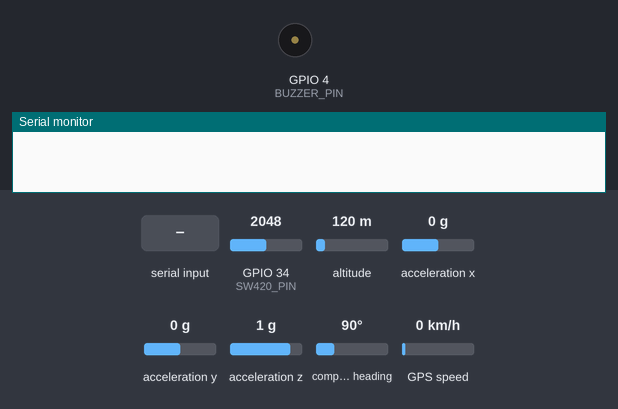
Bench run of a sketch on a simulated ESP32. On the bench: buzzer (waves = sounding, pin HIGH), the last lines printed to the serial monitor. Wiring (inferred from the names in the program): MPU-6050 motion sensor at I2C address 0x68. The test bench sets the inputs (shaded band); at power-on: acceleration x 0 g, GPIO 34 (SW420_PIN) = 2048, acceleration y 0 g, acceleration z 1 g, altitude 120 m, compass heading 90°, GPS speed 0 km/h. WiFi joins after 1.5 s; servers stay silent unless stated; uploads are accepted with an empty reply; random numbers use the default seed unless the sketch sets one; the GPS gets a fix after 3 s at 37.7749, -122.4194 with 8 satellites.

Above: at 0.0 s.
At 5.3 s:
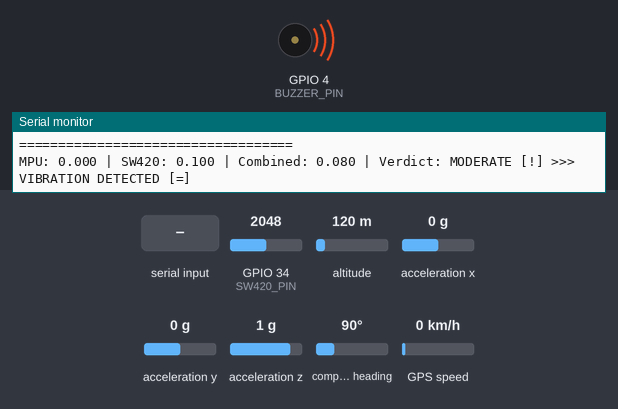
5.4 s: acceleration x set to -1.4 g
6.9 s: GPIO 34 (SW420_PIN) set to 2866
8.5 s: "CRITICAL" received over the second serial link
11.5 s: acceleration y set to -1.4 g
13.1 s: acceleration z set to 0 g
Timing chart, 0 to 15.7 s (numbered marks = the images above; inputs shaded):
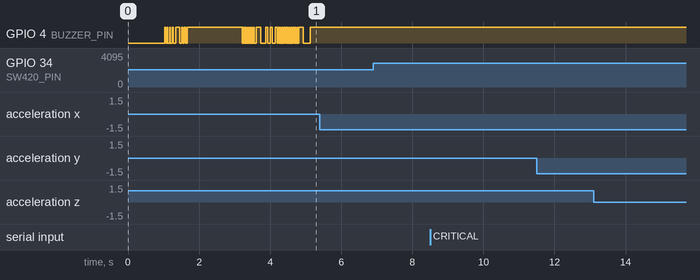

The sketch:

ESP32_TrackBot_v2_Updated.ino
```cpp
#include <Wire.h>
#include <TinyGPS++.h>
#include <HardwareSerial.h>
#include <WiFi.h>
#include <HTTPClient.h>

// WiFi credentials
const char* ssid = "infinix thilak";
const char* password = "12345678";

// Flask backend server - Your PC's IP address on the same network
const char* serverURL = "http://10.91.74.254:5000/api/esp32/data";

// MPU6050 I2C address
const int MPU_ADDR = 0x68;

// Pin definitions
const int SDA_PIN = 21;
const int SCL_PIN = 22;
const int SW420_PIN = 34;  // Analog pin for SW420
const int GPS_RX_PIN = 16;
const int GPS_TX_PIN = 17;
const int BUZZER_PIN = 4;  // Buzzer pin (safe GPIO)

// GPS objects
TinyGPSPlus gps;
HardwareSerial gpsSerial(2);  // Use UART2

// Vibration thresholds (increased sensitivity with larger gaps)
const float MODERATE_THRESHOLD = 0.08;
const float HIGH_THRESHOLD = 0.15;      // Smaller gap from moderate
const float CRITICAL_THRESHOLD = 0.35;  // Larger gap from high

// Moving average filter
const int SAMPLES = 5;
float mpuHistory[SAMPLES] = {0};
float sw420History[SAMPLES] = {0};
int sampleIndex = 0;

// GPS status
bool gpsConnected = false;
bool gpsAlertPlayed = false;

// Chainage tracking (distance along track in km)
float currentChainage = 0.0;
double lastLat = 0.0;
double lastLng = 0.0;
bool firstGPSFix = true;

// Buzzer calibration sounds (active-low: +ve to 3.3V, -ve to GPIO4)
void buzzerStartup() {
  for (int i = 0; i < 5; i++) {
    digitalWrite(BUZZER_PIN, LOW);
    delay(30 + i * 10);
    digitalWrite(BUZZER_PIN, HIGH);
    delay(20);
  }
  delay(100);
  for (int i = 0; i < 3; i++) {
    digitalWrite(BUZZER_PIN, LOW);
    delay(50);
    digitalWrite(BUZZER_PIN, HIGH);
    delay(30);
  }
}

void buzzerWiFiConnected() {
  for (int i = 0; i < 8; i++) {
    digitalWrite(BUZZER_PIN, LOW);
    delay(20 + i * 5);
    digitalWrite(BUZZER_PIN, HIGH);
    delay(15);
  }
  delay(100);
  digitalWrite(BUZZER_PIN, LOW);
  delay(150);
  digitalWrite(BUZZER_PIN, HIGH);
  delay(50);
  digitalWrite(BUZZER_PIN, LOW);
  delay(80);
  digitalWrite(BUZZER_PIN, HIGH);
  delay(50);
  digitalWrite(BUZZER_PIN, LOW);
  delay(80);
  digitalWrite(BUZZER_PIN, HIGH);
}

void buzzerGPSConnected() {
  for (int i = 0; i < 12; i++) {
    digitalWrite(BUZZER_PIN, LOW);
    delay(i % 2 == 0 ? 40 : 25);
    digitalWrite(BUZZER_PIN, HIGH);
    delay(20);
  }
  delay(100);
  digitalWrite(BUZZER_PIN, LOW);
  delay(200);
  digitalWrite(BUZZER_PIN, HIGH);
}

// Calculate distance between two GPS coordinates (Haversine formula)
double calculateDistance(double lat1, double lon1, double lat2, double lon2) {
  const double R = 6371000; // Earth radius in meters
  double dLat = (lat2 - lat1) * DEG_TO_RAD;
  double dLon = (lon2 - lon1) * DEG_TO_RAD;
  double a = sin(dLat/2) * sin(dLat/2) +
             cos(lat1 * DEG_TO_RAD) * cos(lat2 * DEG_TO_RAD) *
             sin(dLon/2) * sin(dLon/2);
  double c = 2 * atan2(sqrt(a), sqrt(1-a));
  return R * c; // Distance in meters
}

// Current sensor data
String currentVerdict = "HEALTHY";
float currentScore = 0.0;
float currentMPU = 0;
float currentSW420 = 0;
float currentCombined = 0;
double currentLat = 0;
double currentLng = 0;
int currentSatellites = 0;
float currentGauge = 1676.0; // Nominal gauge
float peakFrequency = 0.0;

// Timing for backend updates
unsigned long lastBackendUpdate = 0;
unsigned long lastStatusDisplay = 0;
const unsigned long BACKEND_INTERVAL = 2000;  // Send to backend every 2 seconds
const unsigned long STATUS_INTERVAL = 10000;  // Show status every 10 seconds

// Statistics
int successfulPosts = 0;
int failedPosts = 0;
unsigned long startTime = 0;

void displayStatus() {
  unsigned long uptime = (millis() - startTime) / 1000;

  Serial.println("\n========== ESP32 STATUS ==========");
  Serial.print("Uptime: ");
  Serial.print(uptime / 3600);
  Serial.print("h ");
  Serial.print((uptime % 3600) / 60);
  Serial.print("m ");
  Serial.print(uptime % 60);
  Serial.println("s");

  Serial.print("WiFi: ");
  Serial.print(WiFi.status() == WL_CONNECTED ? "Connected" : "Disconnected");
  Serial.print(" | RSSI: ");
  Serial.print(WiFi.RSSI());
  Serial.println(" dBm");

  Serial.print("GPS: ");
  Serial.print(currentSatellites);
  Serial.print(" satellites | Location: ");
  Serial.print(gps.location.isValid() ? "Valid" : "Invalid");
  if (gps.location.isValid()) {
    Serial.print(" (");
    Serial.print(currentLat, 6);
    Serial.print(", ");
    Serial.print(currentLng, 6);
    Serial.print(")");
  }
  Serial.println();

  Serial.print("Chainage: ");
  Serial.print(currentChainage, 3);
  Serial.println(" km");

  Serial.print("Backend: ");
  Serial.print(successfulPosts);
  Serial.print(" successful | ");
  Serial.print(failedPosts);
  Serial.print(" failed | Success rate: ");
  if (successfulPosts + failedPosts > 0) {
    Serial.print((successfulPosts * 100.0) / (successfulPosts + failedPosts), 1);
    Serial.println("%");
  } else {
    Serial.println("N/A");
  }

  Serial.print("Current Verdict: ");
  Serial.print(currentVerdict);
  Serial.print(" | Score: ");
  Serial.println(currentScore, 3);

  Serial.print("Free Heap: ");
  Serial.print(ESP.getFreeHeap());
  Serial.println(" bytes");
  Serial.println("==================================\n");
}

void sendToBackend() {
  if (WiFi.status() != WL_CONNECTED) {
    Serial.println("✗ WiFi not connected, skipping backend update");
    return;
  }

  HTTPClient http;
  http.begin(serverURL);
  http.addHeader("Content-Type", "application/json");
  http.setTimeout(5000); // 5 second timeout

  // Get current time
  char timeStr[9];
  if (gps.time.isValid()) {
    sprintf(timeStr, "%02d:%02d:%02d", gps.time.hour(), gps.time.minute(), gps.time.second());
  } else {
    sprintf(timeStr, "%02d:%02d:%02d", (millis() / 3600000) % 24, (millis() / 60000) % 60, (millis() / 1000) % 60);
  }

  // Create JSON payload matching backend format
  String json = "{";
  json += "\"verdict\":\"" + currentVerdict + "\",";
  json += "\"timestamp\":\"" + String(timeStr) + "\",";

  // GPS data object
  json += "\"gps\":{";
  json += "\"latitude\":" + String(currentLat, 6) + ",";
  json += "\"longitude\":" + String(currentLng, 6) + ",";
  json += "\"satellites\":" + String(currentSatellites);
  json += "},";

  // Features data object
  json += "\"features\":{";
  json += "\"mpu\":" + String(currentMPU, 3) + ",";
  json += "\"sw420\":" + String(currentSW420, 3) + ",";
  json += "\"combined\":" + String(currentCombined, 3);
  json += "},";

  // FFT magnitudes array
  json += "\"fftMagnitudes\":[";

  // Generate FFT magnitudes (512 values) based on vibration level
  for (int i = 0; i < 512; i++) {
    if (i > 0) json += ",";

    // Create realistic FFT spectrum with peaks
    float freq = (i * 8000.0) / 1024.0; // Frequency of this bin
    float magnitude = 0.001 + random(0, 50) / 10000.0; // Noise floor

    // Add dominant frequencies based on vibration
    if (freq >= 40 && freq <= 60) {
      magnitude += currentCombined * 0.5; // 50Hz peak (AC power line)
    }
    if (freq >= 90 && freq <= 110) {
      magnitude += currentCombined * 0.3; // 100Hz peak (2nd harmonic)
    }
    if (freq >= 150 && freq <= 250) {
      magnitude += currentCombined * 0.4; // Track resonance
    }
    if (freq >= 1500 && freq <= 2000) {
      magnitude += currentCombined * 0.6; // High frequency vibrations
    }

    json += String(magnitude, 4);
  }
  json += "]";
  json += "}";

  int httpResponseCode = http.POST(json);

  if (httpResponseCode > 0) {
    successfulPosts++;
    Serial.print("✓ Backend response: ");
    Serial.print(httpResponseCode);
    Serial.print(" | Total success: ");
    Serial.println(successfulPosts);
  } else {
    failedPosts++;
    Serial.print("✗ Backend error: ");
    Serial.print(http.errorToString(httpResponseCode).c_str());
    Serial.print(" | Total failed: ");
    Serial.println(failedPosts);
  }

  http.end();
}

void setup() {
  Serial.begin(115200);
  delay(1000);

  Serial.println("\n\n========================================");
  Serial.println("   ESP32 TrackBot Sensor Node v2.0");
  Serial.println("   Dashboard Integration Enabled");
  Serial.println("========================================");

  // Initialize buzzer pin (active-low configuration)
  pinMode(BUZZER_PIN, OUTPUT);
  digitalWrite(BUZZER_PIN, HIGH);  // Start with buzzer OFF

  // Startup sound
  buzzerStartup();

  // Initialize GPS
  gpsSerial.begin(9600, SERIAL_8N1, GPS_RX_PIN, GPS_TX_PIN);
  Serial.println("✓ GPS initialized");

  // Initialize SW420 pin
  pinMode(SW420_PIN, INPUT);
  Serial.println("✓ SW420 vibration sensor initialized");

  // Initialize I2C
  Wire.begin(SDA_PIN, SCL_PIN);

  // Wake up MPU6050
  Wire.beginTransmission(MPU_ADDR);
  Wire.write(0x6B);  // PWR_MGMT_1 register
  Wire.write(0);     // Wake up
  Wire.endTransmission(true);
  Serial.println("✓ MPU6050 accelerometer initialized");

  Serial.println("\nConnecting to WiFi...");
  Serial.print("SSID: ");
  Serial.println(ssid);

  // Connect to WiFi
  WiFi.begin(ssid, password);
  int attempts = 0;
  while (WiFi.status() != WL_CONNECTED && attempts < 20) {
    delay(500);
    Serial.print(".");
    attempts++;
  }

  if (WiFi.status() == WL_CONNECTED) {
    Serial.println("\n✓ WiFi Connected!");
    Serial.print("IP Address: ");
    Serial.println(WiFi.localIP());
    Serial.print("Signal Strength: ");
    Serial.print(WiFi.RSSI());
    Serial.println(" dBm");

    // WiFi connected sound
    buzzerWiFiConnected();
  } else {
    Serial.println("\n✗ WiFi Connection Failed!");
  }

  Serial.print("Backend Server: ");
  Serial.println(serverURL);

  // Display ESP32 Ready Status
  Serial.println("\n========================================");
  Serial.println("   ✓ ESP32 CONNECTED & READY");
  Serial.println("========================================");
  Serial.print("Device ID: ESP32-");
  Serial.println(WiFi.macAddress());
  Serial.print("Status: ");
  Serial.println(WiFi.status() == WL_CONNECTED ? "ONLINE" : "OFFLINE");
  Serial.print("System Clock: ");
  Serial.print(ESP.getCpuFreqMHz());
  Serial.println(" MHz");
  Serial.print("Free Memory: ");
  Serial.print(ESP.getFreeHeap());
  Serial.println(" bytes");
  Serial.println("========================================");

  Serial.println("\nVibration Thresholds:");
  Serial.print("  MODERATE: >= ");
  Serial.println(MODERATE_THRESHOLD, 2);
  Serial.print("  HIGH:     >= ");
  Serial.println(HIGH_THRESHOLD, 2);
  Serial.print("  CRITICAL: >= ");
  Serial.println(CRITICAL_THRESHOLD, 2);

  Serial.println("\nStarting monitoring...");
  Serial.println("Dashboard available at: http://localhost:5000/dashboard");
  Serial.println("========================================\n");

  // Start timing
  startTime = millis();
}

void loop() {
  // Read GPS data
  while (gpsSerial.available() > 0) {
    gps.encode(gpsSerial.read());
  }

  // Update GPS data and calculate chainage
  currentSatellites = gps.satellites.value();
  if (gps.location.isValid()) {
    double newLat = gps.location.lat();
    double newLng = gps.location.lng();

    // Calculate chainage (cumulative distance)
    if (!firstGPSFix && (newLat != lastLat || newLng != lastLng)) {
      double distance = calculateDistance(lastLat, lastLng, newLat, newLng);
      currentChainage += distance / 1000.0; // Convert meters to km
    }

    currentLat = newLat;
    currentLng = newLng;
    lastLat = newLat;
    lastLng = newLng;

    if (firstGPSFix) {
      firstGPSFix = false;
    }

    // Play GPS connected sound once
    if (!gpsAlertPlayed) {
      gpsAlertPlayed = true;
      buzzerGPSConnected();
      Serial.println("\n========== GPS CONNECTED ==========");
      Serial.print("Satellites: ");
      Serial.println(currentSatellites);
      Serial.print("Location: ");
      Serial.print(currentLat, 6);
      Serial.print(", ");
      Serial.println(currentLng, 6);
      Serial.println("===================================\n");
    }
  }

  // Read SW420 analog value
  int sw420Value = analogRead(SW420_PIN);

  // Read accelerometer data
  Wire.beginTransmission(MPU_ADDR);
  Wire.write(0x3B);  // Starting register for accelerometer
  Wire.endTransmission(false);
  Wire.requestFrom(MPU_ADDR, 6, true);

  int16_t accelX = Wire.read() << 8 | Wire.read();
  int16_t accelY = Wire.read() << 8 | Wire.read();
  int16_t accelZ = Wire.read() << 8 | Wire.read();

  // Convert to g (gravity units)
  float ax = accelX / 16384.0;
  float ay = accelY / 16384.0;
  float az = accelZ / 16384.0;

  // Calculate total acceleration magnitude
  float totalAccel = sqrt(ax*ax + ay*ay + az*az);

  // Calculate vibration intensity (deviation from 1g)
  float mpuVibration = abs(totalAccel - 1.0);

  // Normalize SW420 value (higher value = more vibration)
  float sw420Vibration = sw420Value / 4095.0;

  // Store in history for moving average
  mpuHistory[sampleIndex] = mpuVibration;
  sw420History[sampleIndex] = sw420Vibration;
  sampleIndex = (sampleIndex + 1) % SAMPLES;

  // Calculate moving average
  float mpuAvg = 0, sw420Avg = 0;
  for (int i = 0; i < SAMPLES; i++) {
    mpuAvg += mpuHistory[i];
    sw420Avg += sw420History[i];
  }
  mpuAvg /= SAMPLES;
  sw420Avg /= SAMPLES;

  // Combined vibration score with adaptive weighting
  float combinedVibration = max(mpuAvg * 0.6 + sw420Avg * 0.4, max(mpuAvg, sw420Avg) * 0.8);

  // Update current values
  currentMPU = mpuAvg;
  currentSW420 = sw420Avg;
  currentCombined = combinedVibration;
  currentScore = combinedVibration;

  // Estimate peak frequency (simplified)
  peakFrequency = 1840.5 + (combinedVibration * 500.0);

  // Simulate gauge variation (in real application, this would come from a gauge sensor)
  currentGauge = 1676.0 + (combinedVibration * 20.0) + random(-2, 3);

  // Determine vibration level and verdict
  String indicator = "";

  if (combinedVibration >= CRITICAL_THRESHOLD) {
    currentVerdict = "CRITICAL";
    indicator = "[!!!]";
  } else if (combinedVibration >= HIGH_THRESHOLD) {
    currentVerdict = "HIGH";
    indicator = "[!!]";
  } else if (combinedVibration >= MODERATE_THRESHOLD) {
    currentVerdict = "MODERATE";
    indicator = "[!]";
  } else {
    currentVerdict = "HEALTHY";
    indicator = "";
  }

  // Print sensor readings
  Serial.print("MPU: ");
  Serial.print(mpuAvg, 3);
  Serial.print(" | SW420: ");
  Serial.print(sw420Avg, 3);
  Serial.print(" | Combined: ");
  Serial.print(combinedVibration, 3);
  Serial.print(" | Verdict: ");
  Serial.print(currentVerdict);
  Serial.print(" ");
  Serial.print(indicator);

  if (currentVerdict != "HEALTHY") {
    Serial.print(" >>> VIBRATION DETECTED");

    // Add intensity bar
    int barLength = map(combinedVibration * 100, 0, 100, 0, 20);
    Serial.print(" [");
    for (int i = 0; i < barLength && i < 20; i++) {
      Serial.print("=");
    }
    Serial.print("]");
  }

  Serial.println();

  // Show GPS info on CRITICAL vibration
  if (currentVerdict == "CRITICAL") {
    Serial.println("========== CRITICAL ALERT ==========");
    Serial.print("Chainage: ");
    Serial.print(currentChainage, 3);
    Serial.println(" km");
    Serial.print("Satellites: ");
    Serial.println(gps.satellites.value());

    if (gps.location.isValid()) {
      Serial.print("Latitude: ");
      Serial.println(gps.location.lat(), 6);
      Serial.print("Longitude: ");
      Serial.println(gps.location.lng(), 6);
      Serial.print("Altitude: ");
      Serial.print(gps.altitude.meters());
      Serial.println(" m");
    } else {
      Serial.println("GPS Location: NOT AVAILABLE");
    }
    Serial.println("====================================");
  }

  //Send data to Flask backend every 2 seconds
  unsigned long currentMillis = millis();
  if (currentMillis - lastBackendUpdate >= BACKEND_INTERVAL) {
    lastBackendUpdate = currentMillis;
    sendToBackend();
  }

  // Display ESP32 status every 10 seconds
  if (currentMillis - lastStatusDisplay >= STATUS_INTERVAL) {
    lastStatusDisplay = currentMillis;
    displayStatus();
  }

  delay(50);
}
```
